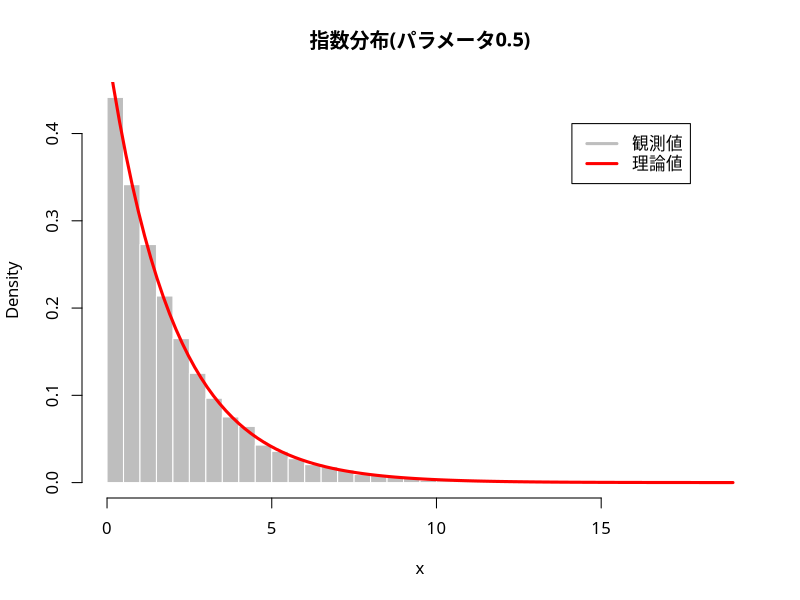

R code for this plot:
### 指数分布
set.seed(2345) # 乱数のシード値を指定
rexp(10) # レート1の指数分布(10個)
## 統計的性質の確認
lambda <- 0.5
x <- rexp(10000, rate=lambda) 
mean(x) # 1/lambda=2に近い(大数の法則)
par(family="HiraginoSans-W4") # 日本語フォントの指定
hist(x, breaks=50, freq=FALSE, 
     col="gray", border="white", # 密度表示
     main=paste0("指数分布(パラメータ",lambda,")")) 
curve(dexp(x, lambda), # 確率密度関数(理論)
      add=TRUE, col="red", lwd=3) 
legend("topright", inset=0.1,
       legend=c("観測値", "理論値"), 
       col=c("gray", "red"), lwd=3)
